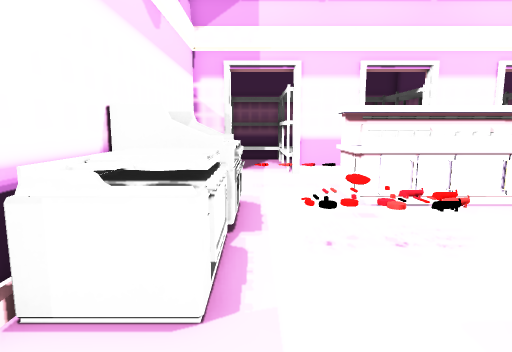
[1] (above)

22 first-person views from a walk through a 3-D level made in the Unity game engine. The camera is 1.2 m above the floor, tilts 8° down and sees 75° across. The floor is counted in squares, 0.54 m on a side. Each view is taken from the middle of a square. On the plan, view 1 faces up. The plan holds only what a view shows up to about 19 squares ahead; the rest is blank. The player is left out. Door leaves are left out, so doorways stand open. Some surface patterns are stand-ins.

[2]
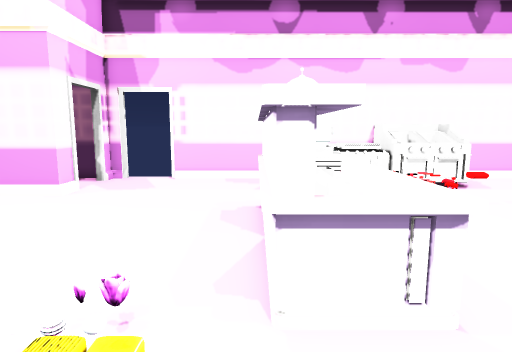

[3]
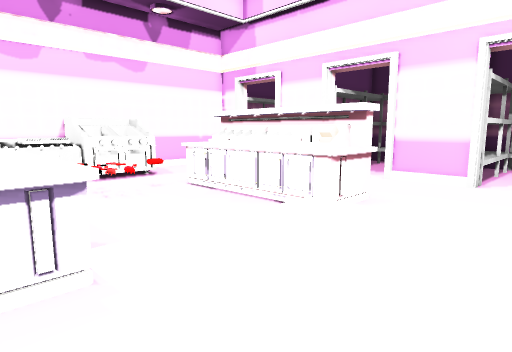

[4]
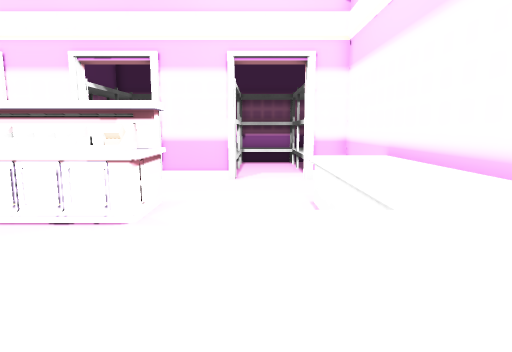

[5]
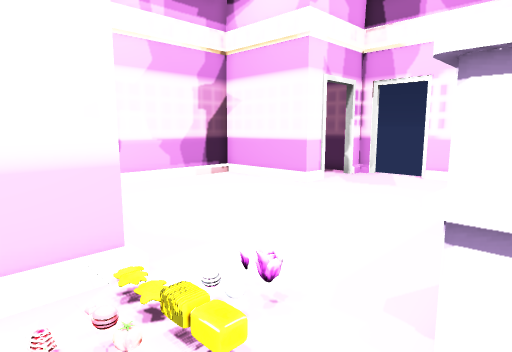

[6]
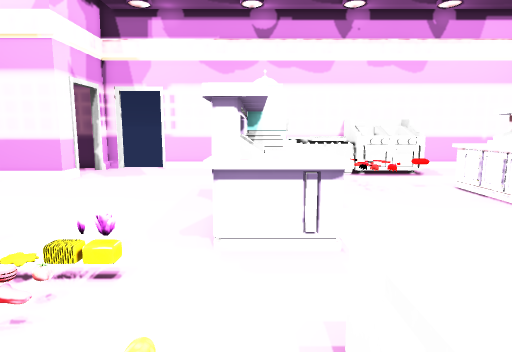

[7]
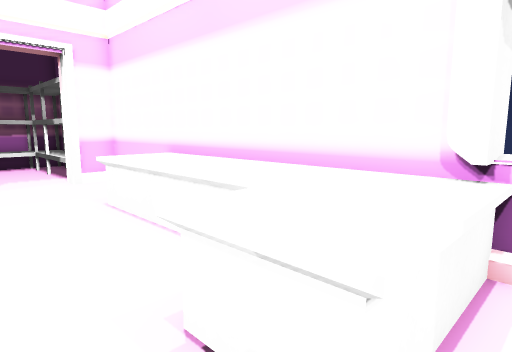

[8]
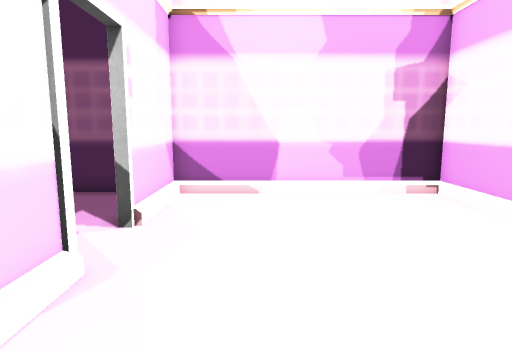

[9]
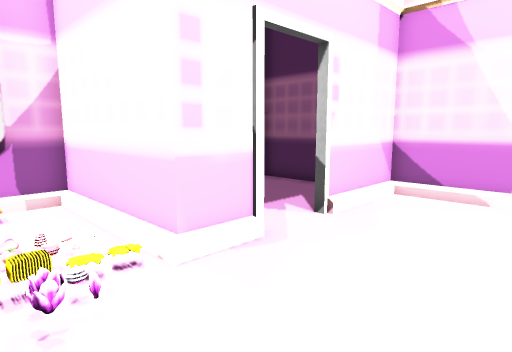

[10]
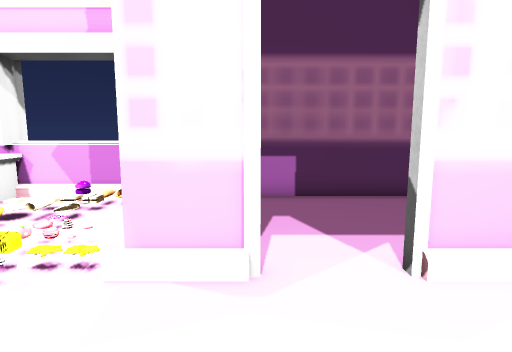

[11]
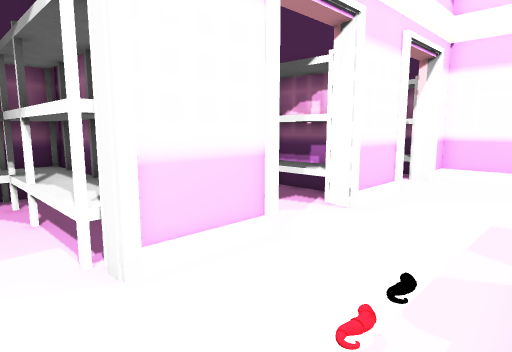

[12]
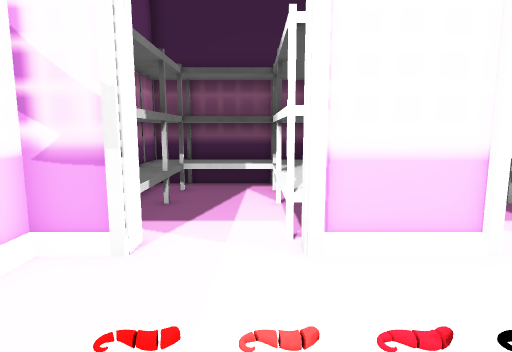

[13]
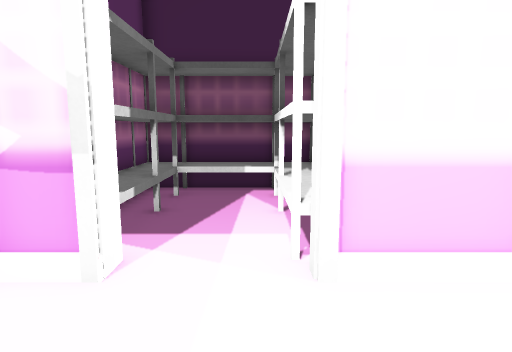

[14]
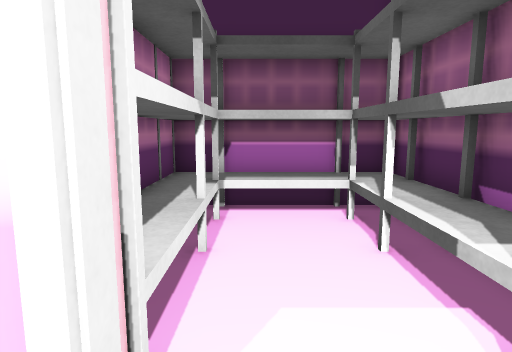

[15]
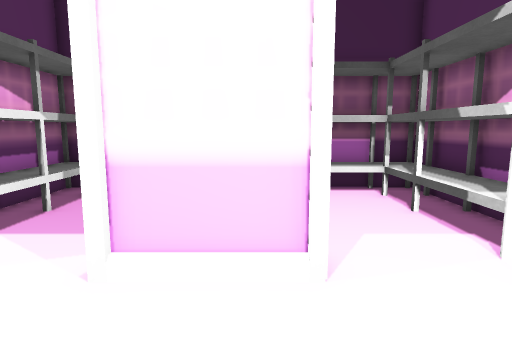

[16]
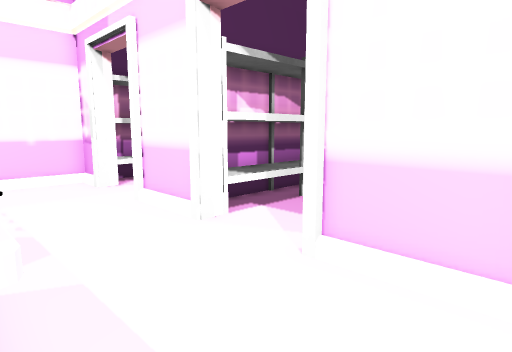

[17]
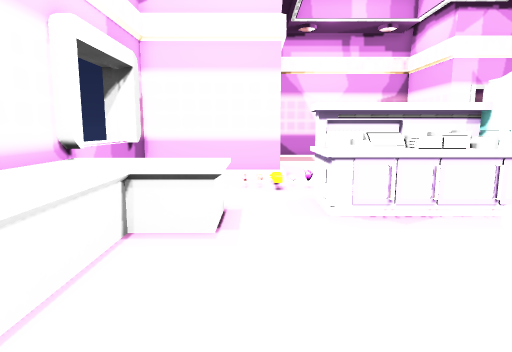

[18]
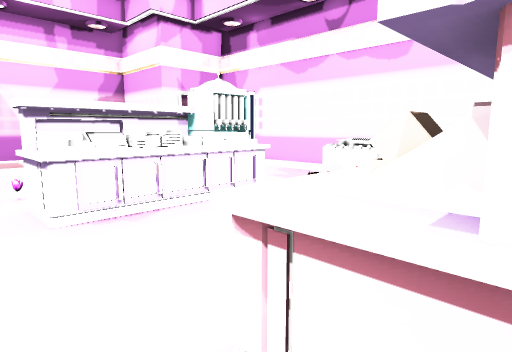

[19]
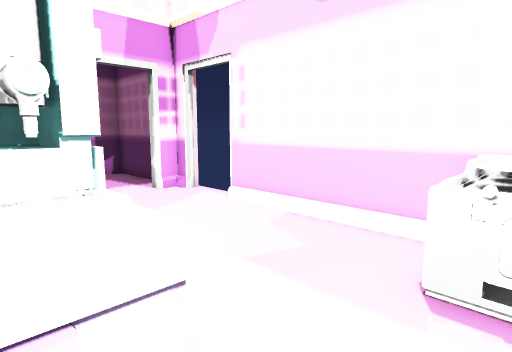

[20]
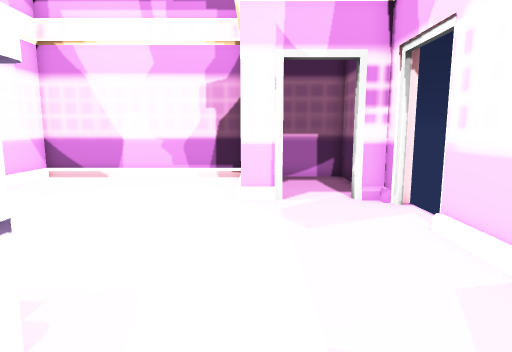

[21]
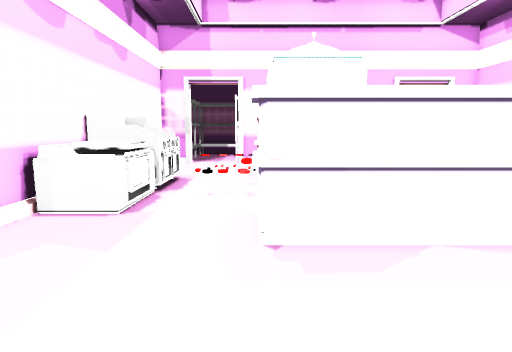

[22]
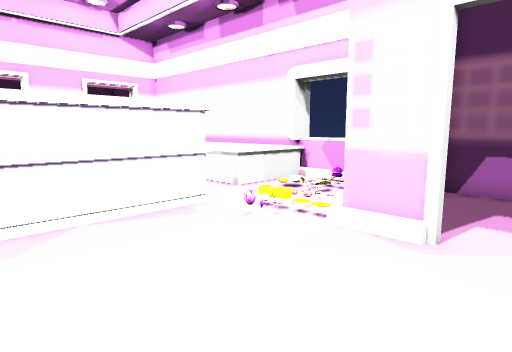

### Floor plan
Key: @ floor where view 1 was taken; # wall or solid block; . floor; / step, stairs or slope; D open door; = window, fence, low wall or low ledge; ^ raised ledge; O other object.
Columns run from 4 left of view 1 to 18 right of it. Each row starts with its distance up from view 1.
 25  ########      #######
 24  OOOOOOO#      OOOOOO#
 23  OOOOOOO##     OOOOOO#
 22  OO...OO##.    OO..OO#
 21  OO...OO##.  ##OO..OO#
 20   O...OO##...##OO..OO#
 19  OO...OO##...## O..OO#
 18  OO...O ##.. ## O..OO#
 17  ##DDDD##DDDD###DDDD##
 16  #...................#
 15  #...................#
 14  #...................#
 13  #.....O.............#
 12  #.....^^^^^###....^^#
 11  #  ...^^^^^^O^....^^#
 10  ##^=..^^^O^^^^....^^#
  9  #^^=..O...........^^#
  8  # ^=./O...........^^#
  7  ##O#.//O..........^^#
  6  #OO//.//..........^^#
  5  #OO.............^^^^#
  4  #OO...==^^^^^^..^^^^#
  3  #.....###^^^^^..^^^^##
  2  #.....###^^^^^..../.=
  1  #.....###^^^^^...//.=
  0  #..@.............///=
 -1  #................../##
 -2  #...................#
 -3  #.............#######
 -4  D.............#  ...#
 -5  D.............D.....#
 -6 ##DDD#.........D.....#
 -7  #DDD#.........D.....#
 -8  #...#.........#.....#
 -9  #...#.........#.....#
-10  #...#.........#.....#
-11  #...#.........# ....#
-12  #####################

Where each view was taken, in squares from view 1:
view 1: 0 up, 0 right, facing up
view 2: 1 up, 14 right, facing left
view 3: 2 up, 15 right, facing up-left
view 4: 2 up, 13 right, facing up
view 5: 2 up, 13 right, facing down-left
view 6: 2 up, 16 right, facing left
view 7: 2 up, 11 right, facing up-right
view 8: 0 up, 8 right, facing down
view 9: 0 up, 6 right, facing down-right
view 10: 5 down, 6 right, facing right
view 11: 12 up, 0 right, facing up-right
view 12: 11 up, 1 right, facing up
view 13: 12 up, 1 right, facing up
view 14: 15 up, 13 right, facing up
view 15: 12 up, 11 right, facing up
view 16: 12 up, 12 right, facing up-left
view 17: 12 up, 12 right, facing down
view 18: 12 up, 12 right, facing down-left
view 19: 5 up, 4 right, facing down-left
view 20: 4 up, 1 right, facing down
view 21: 5 down, 3 right, facing up
view 22: 7 down, 4 right, facing up-right
